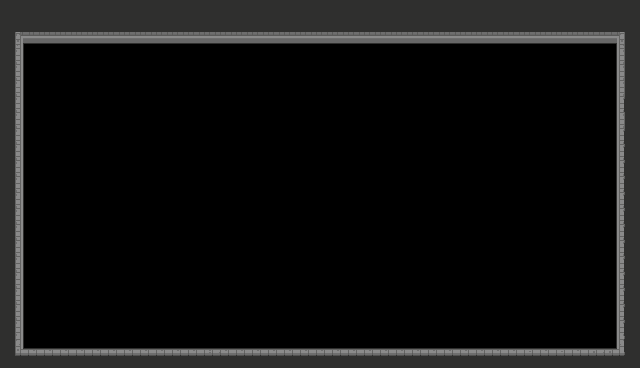

Tiled map render using the project's own tile images. Description and the whole map definition, tile-layer contents included, below:
An orthogonal 40x23 tile map with 16x16 px tiles, 1 tile layer (Camada de Blocos 1) and 4 objects (4x platform).

<map version="1.10" tiledversion="1.10.2" orientation="orthogonal" renderorder="right-down" width="40" height="23" tilewidth="16" tileheight="16" infinite="0" nextlayerid="12" nextobjectid="32">
 <tileset firstgid="1" name="Mapa" tilewidth="16" tileheight="16" tilecount="1280" columns="32">
  <image source="Dungeon_Tileset (1).png" width="512" height="640" />
 </tileset>
 <layer id="1" name="Camada de Blocos 1" width="40" height="23">
  <data encoding="csv">
232,233,234,232,232,232,232,232,232,232,232,232,232,232,232,232,232,232,232,232,232,232,232,232,232,232,232,232,232,232,232,232,232,233,234,234,234,234,234,234,
232,232,232,232,232,232,232,232,232,232,232,232,232,232,232,232,232,232,232,232,232,232,232,232,232,232,232,232,232,232,232,232,232,232,232,232,232,232,233,234,
135,104,106,106,106,106,106,106,106,106,106,106,106,106,106,106,106,106,106,106,106,106,106,106,106,106,106,106,106,106,106,106,106,106,106,106,106,106,107,76,
135,136,137,137,137,137,137,137,137,137,137,137,137,137,137,137,137,137,137,137,137,137,137,137,137,137,137,137,138,138,138,138,138,138,138,138,138,138,139,108,
135,136,137,137,137,137,137,137,137,137,137,137,137,137,137,137,137,138,138,138,138,138,137,137,137,137,137,137,137,137,137,137,137,137,137,137,137,137,139,140,
135,136,137,138,137,138,138,138,138,138,138,138,138,138,138,138,138,137,137,137,137,137,137,137,137,137,137,137,137,137,137,137,137,137,138,138,138,138,139,172,
135,136,137,138,137,137,137,137,137,137,137,137,137,137,137,137,137,137,137,138,137,137,137,137,137,137,137,137,138,138,138,138,137,137,138,138,138,137,139,204,
135,136,137,138,137,138,138,138,137,137,137,137,137,137,137,137,137,137,137,137,137,137,137,138,138,138,138,138,138,138,138,138,137,137,138,137,138,137,139,172,
135,136,137,138,137,138,137,137,137,137,137,137,137,138,138,138,137,137,138,138,137,137,137,137,137,137,137,137,137,138,138,138,137,137,138,137,138,137,139,204,
135,136,137,138,137,138,137,137,137,138,138,137,137,137,137,137,137,137,138,137,137,137,138,137,137,137,137,137,137,137,137,138,137,137,138,137,138,137,139,204,
135,136,137,137,138,138,137,138,137,137,137,137,138,137,138,137,137,138,137,138,138,138,138,138,138,138,138,138,138,137,138,138,138,137,138,137,138,137,139,204,
135,136,137,137,137,138,137,137,137,137,138,138,138,138,138,138,138,138,138,138,138,138,138,138,138,138,137,138,138,138,138,137,138,137,138,137,138,137,139,204,
135,136,137,137,137,137,137,138,138,138,137,138,137,138,138,138,138,138,138,138,137,137,137,137,137,137,137,137,137,138,138,137,138,138,138,137,138,137,139,204,
135,136,137,137,137,137,138,138,138,138,137,138,138,138,138,138,138,138,138,138,137,137,137,137,137,137,138,138,138,138,138,138,138,137,138,137,138,137,139,204,
135,136,137,137,137,138,137,137,138,138,138,138,138,137,137,137,137,137,137,137,137,138,138,138,138,138,138,137,137,138,137,137,138,138,138,137,138,137,139,204,
135,136,137,137,137,138,137,137,137,138,138,137,138,138,138,138,138,138,138,138,138,138,137,137,137,137,137,137,137,138,137,138,137,138,138,137,138,137,139,204,
135,136,137,137,137,138,137,137,137,137,137,138,137,137,137,137,137,137,137,137,138,138,138,138,138,138,138,138,138,137,137,138,137,138,138,137,138,137,139,204,
135,136,137,138,137,138,137,138,137,137,137,138,137,137,137,137,137,137,137,137,138,138,138,138,138,138,138,138,138,137,137,138,137,138,138,137,138,137,139,204,
135,136,137,137,138,137,137,138,138,138,138,138,138,138,138,138,138,138,138,137,137,138,138,138,138,138,138,138,138,138,138,138,138,138,138,137,138,137,139,204,
135,136,137,137,137,137,137,138,138,138,138,138,138,138,138,138,138,138,138,138,138,138,137,137,138,137,137,137,138,138,138,138,138,138,138,137,138,137,139,204,
135,136,137,137,137,138,138,138,137,137,137,137,137,138,138,138,138,138,138,138,138,138,137,138,138,138,138,138,138,138,138,137,138,138,138,138,138,137,139,204,
167,168,169,169,169,169,169,169,169,169,169,169,169,169,169,169,169,169,169,169,169,169,169,169,169,169,169,169,169,169,169,169,169,170,169,170,169,170,171,204,
199,200,200,200,200,200,200,200,200,200,200,200,201,202,200,200,200,200,200,200,200,200,201,200,200,200,200,200,200,200,200,200,200,200,200,200,201,202,203,204
</data>
 </layer>
 <objectgroup id="11" name="Camada de Objetos 1">
  <object id="25" name="platform" type="platform" x="-3" y="-1" width="643" height="40" />
  <object id="29" name="platform" type="platform" x="-1" y="346" width="643" height="20" />
  <object id="30" name="platform" type="platform" x="-1" y="39" width="20" height="313" />
  <object id="31" name="platform" type="platform" x="616" y="40" width="23" height="313" />
 </objectgroup>
</map>
